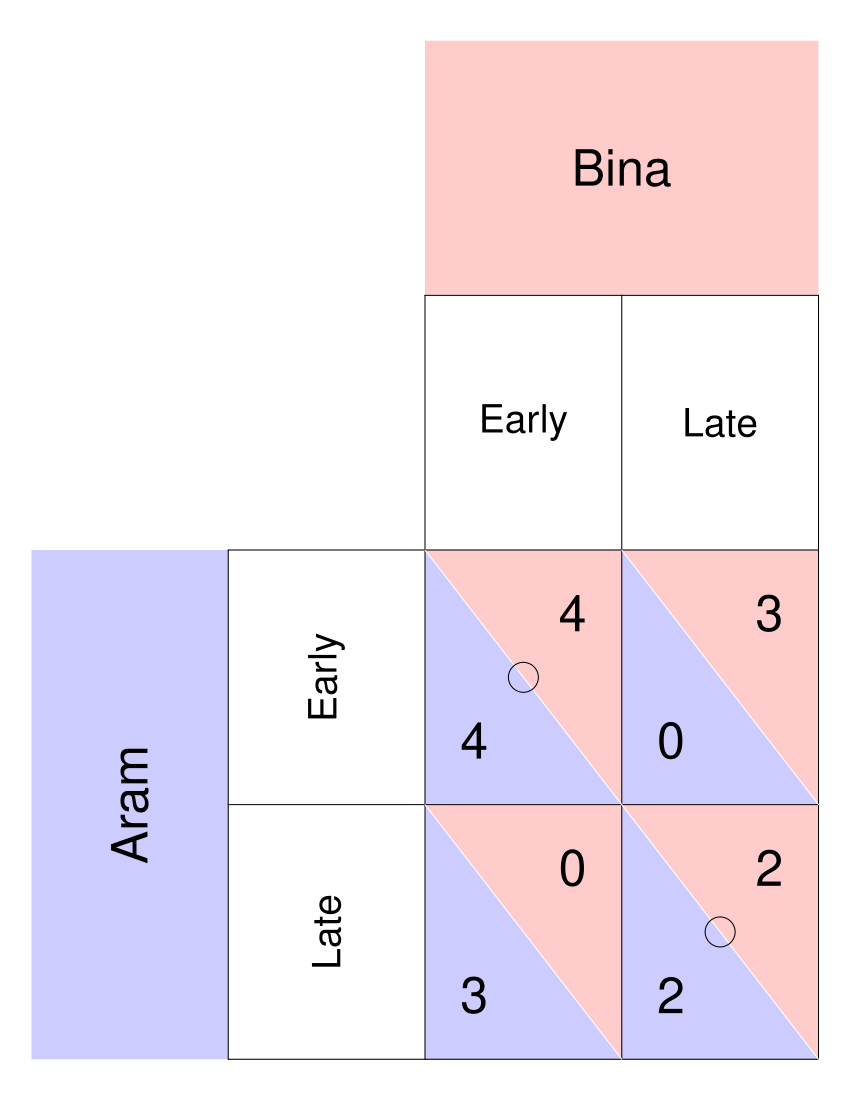

Write the R code that produced this figure.
require(ggplot2)
require(shape)
pdf(file = "society/matrix_palanpur_unsolved.pdf", width = 9, height = 7)

par(mar =  c(0, 0, 0, 0))
xlims <- c(0, 8)
ylims <- c(0, 8)

#TextSizes
PlayerSize <- 3
StratSize <- 2.3
PayoffSize <- 3
p1fadelevel <- 0.2
p2fadelevel <- 0.2


#Payoffs are listed as c("NW", "SW", "NE", "SE")

#Considerations for Player 1
P1Name <- c("Aram")
P1Strat <- c("Early", "Late")
P1Payoffs <- c("4", "3", "0", "2")
P1BR1 <- c("NW") #Must be NW or SW - the BR prints accordingly. 
P1BR2 <- c("SE") #Must be NE or SE - the BR prints accordingly. 
#NW = (5, 3); SW = (5,1); NE = (7, 3); SE = (7, 1)
P1bestsize <- 2.5 #Adjusts size of point indicating best response of P1

#Considerations for Player 2
P2Name <- c("Bina")
P2Strat <- c("Early", "Late")
P2Payoffs <- c("4", "0", "3", "2")
P2BR1 <- c("NW") #Must be NW or SW - the BR prints accordingly. 
P2BR2 <- c("SE") #Must be NE or SE - the BR prints accordingly. 
P2bestsize <- 4 #Adjusts size of circle indicating best response of P2

plot(0, 0, xlim = xlims, ylim = ylims, type = "n",
     xlab = expression(""),
     ylab = expression(""),
     xaxt = "n", 
     yaxt = "n", 
     cex.lab = 2, 
     bty = "n")



#Color and label for Player 1 and their strategies
polygon(c(0,0,2,2,0), c(0,4,4,0,0), col=rgb(0, 0, 1, p1fadelevel), density=NULL, border = NA)
text(1, 2, P1Name[1], srt = 90, cex = PlayerSize)

text(3, 3, P1Strat[1], cex = StratSize, srt = 90)
text(3, 1, P1Strat[2], cex = StratSize, srt = 90)


#Color and label for Player 2
polygon(c(4,4,8,8,4), c(8,6,6,8,8), col=rgb(1, 0, 0, p2fadelevel), density=NULL, border = NA)
text(6, 7, P2Name[1], cex = PlayerSize)

text(5, 5, P2Strat[1], cex = StratSize)
text(7, 5, P2Strat[2], cex = StratSize)

#NorthWest cell 
#P1
polygon(c(4,4,6,4), c(4,2,2,4), col=rgb(0, 0, 1, p1fadelevel), density=NULL, border = NA)
#P2
polygon(c(4,6,6,4), c(4,4,2,4), col=rgb(1, 0, 0, p2fadelevel), density=NULL, border = NA)

#P1
text(4.5, 2.5, P1Payoffs[1], cex = PayoffSize)
#P2
text(5.5, 3.5, P2Payoffs[1], cex = PayoffSize)

#SouthWest cell  
#P1
polygon(c(4,4,6,4), c(2,0,0,2), col=rgb(0, 0, 1, p1fadelevel), density=NULL, border = NA)
#P2
polygon(c(4,6,6,4), c(2,2,0,2), col=rgb(1, 0, 0, p2fadelevel), density=NULL, border = NA)

#P1
text(4.5, 0.5, P1Payoffs[2], cex = PayoffSize)
#P2
text(5.5, 1.5, P2Payoffs[2], cex = PayoffSize)


#NorthEast cell 
#P1
polygon(c(6,6,8,6), c(4,2,2,4), col=rgb(0, 0, 1, p1fadelevel), density=NULL, border = NA)
#P2
polygon(c(6,8,8,6), c(4,4,2,4), col=rgb(1, 0, 0, p2fadelevel), density=NULL, border = NA)
#P1
text(6.5, 2.5, P1Payoffs[3], cex = PayoffSize)
#P2
text(7.5, 3.5, P2Payoffs[3], cex = PayoffSize)

#SouthEast cell 
#P1
polygon(c(6,6,8,6), c(2,0,0,2), col=rgb(0, 0, 1, p1fadelevel), density=NULL, border = NA)
#P2
polygon(c(6,8,8,6), c(2,2,0,2), col=rgb(1, 0, 0, p2fadelevel), density=NULL, border = NA)
#P1
text(6.5, 0.5, P1Payoffs[4], cex = PayoffSize)
#P2
text(7.5, 1.5, P2Payoffs[4], cex = PayoffSize)


#Lines for the Table
segments(8, 0, 8, 6, lty = 1, col = "black")
segments(4, 6, 8, 6, lty = 1, col = "black")
segments(2, 0, 2, 4, lty = 1, col = "black")
segments(2, 0, 8, 0, lty = 1, col = "black")
segments(2, 4, 8, 4, lty = 1, col = "black")
segments(4, 0, 4, 6, lty = 1, col = "black")
segments(2, 2, 8, 2, lty = 1, col = "black")
segments(6, 0, 6, 6, lty = 1, col = "black")

#Diagonals
#NW
segments(4, 4, 6, 2, lty = 1, col = "white")
#NE
segments(6, 4, 8, 2, lty = 1, col = "white")
#SW
segments(4, 2, 6, 0, lty = 1, col = "white")
#Se
segments(6, 2, 8, 0, lty = 1, col = "white")


#Best responses
# #P1
# if (P1BR1[1] == "NW"){
#   points(5, 3, pch = 16, col = "black", cex = P1bestsize)
# } else{points(5, 1, pch = 16, col = "black", cex = P1bestsize)
# }
# 
# if (P1BR2[1] == "NE"){
#   points(7, 3, pch = 16, col = "black", cex = P1bestsize)
# } else{points(7, 1, pch = 16, col = "black", cex = P1bestsize)
# }


#P2
if (P2BR1[1] == "NW"){
  points(5, 3, pch = 1, col = "black", cex = P2bestsize)
} else{points(7, 3, pch = 1, col = "black", cex = P2bestsize)
}

if (P2BR2[1] == "SW"){
  points(5, 3, pch = 1, col = "black", cex = P2bestsize)
} else{points(7, 1, pch = 1, col = "black", cex = P2bestsize)
}

dev.off()
